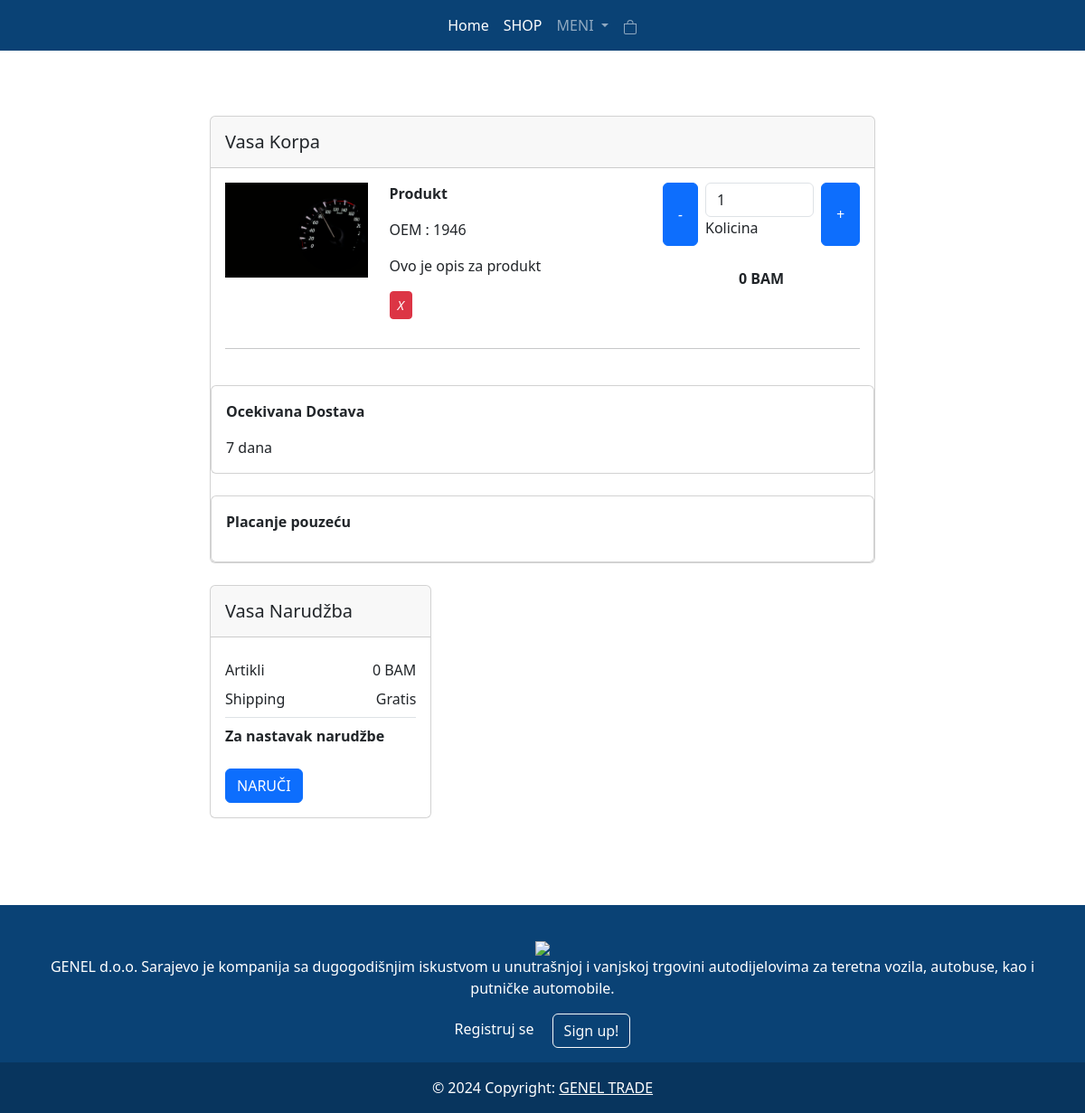
The app's page /cart/ (signed in) with its own data.
### main/models.py (models this page shows)
class CartItem(models.Model):
    cart = models.ForeignKey(Cart,on_delete=models.CASCADE)
    item = models.ForeignKey(Product,  on_delete=models.CASCADE)

class Product(models.Model):
    cat = (
        ("Retrovizori","Retrovizori"),
        ("Farovi","Farovi"),
        ("Stopke","Stopke"),
        ("Gabariti","Gabariti"),
        ("Masine za injektore","Masine za injektore"),
        ("Sijalice","Sijalice"),
        ("Semerinzi","Semerinzi"),
        ("Zracni jastuci","Zracni jastuci"),
        ("Kocioni sistemi","Kocioni sistemi"),
        ("Dizel program","Dizel program"),
        ("Zracni ventili i reparacije","Zracni ventili i reparacije"),
        ("Crijeva za vodu","Crijeva za vodu"),
        ("Karoserija","Karoserija"),
        ("Hidraulika","Hidraulika"),
        ("Kompresori zraka","Kompresori zraka"),
        ("Grijanje i hladjenje","Grijanje i hladjenje"),
        ("Filteri","Filteri"),
        ("Ulje i maziva","Ulje i maziva"),
        ("Setovi kvacila","Setovi kvacila"),
        ("Dijelovi diferencijala i reduktora","Dijelovi diferencijala i reduktora"),
        ("Spojnice i prikljucci","Spojnice i prikljucci")
    )
    name = models.CharField( max_length=150)
    description = models.CharField(max_length=250)
    price = models.IntegerField()
    category = models.CharField(max_length=125,choices=cat, default="Farovi")
    image = models.ImageField(upload_to="static/images/",default="static/images/genelthumb.jpg")
    oem = models.CharField(max_length=50,default="123")
    fabric = models.CharField(max_length=50,default="123")
    o = models.IntegerField(default=0)

### main/views.py (the view, shortened to what this page needs)
# urls.py: path("cart/",views.CartView.as_view(),name="cart"),
class CartView(View):
    suma = 0
    def get(self,request):
        cart = Cart.objects.filter(usr=request.user).first()
        items = CartItem.objects.filter(cart=cart)
        for i in items:
            self.suma = self.suma + i.item.price
        print(items)
        return render(request,"cart.html",{"items":items,"suma":self.suma})

### templates/cart.html (shortened to what this page needs)
{% extends 'base.html' %}
{%block main%}
<section class="h-100 gradient-custom">
    <div class="container py-5">
      <div class="row d-flex justify-content-center my-4">
        <div class="col-md-8">
          <div class="card mb-4">
            <div class="card-header py-3">
              <h5 class="mb-0">Vasa Korpa</h5>
            </div>
            {% for i in items%}
            <div class="card-body">
              <div class="row">
                <div class="col-lg-3 col-md-12 mb-4 mb-lg-0">
                  <div class="bg-image hover-overlay hover-zoom ripple rounded" data-mdb-ripple-color="light">
                    {%load static%}
                    <img src="{{i.item.image.url}}"
                      class="w-100" alt="alt" />
                  </div>
                </div>
                <div class="col-lg-5 col-md-6 mb-4 mb-lg-0">
                  <p><strong>{{i.item.name}}</strong></p>
                  <p>OEM : {{i.item.oem}}</p>
                  <p>{{i.item.description}}</p>
                  <form method="POST">
                  <button  type="submit" data-mdb-button-init data-mdb-ripple-init class="btn btn-danger btn-sm mb-2" data-mdb-tooltip-init
                    title="Move to the wish list">
                    <i class="fas fa-heart">X</i>
                  </button>
                </form>
                </div>
                <div class="col-lg-4 col-md-6 mb-4 mb-lg-0">
                  <div class="d-flex mb-4" style="max-width: 300px">
                    <button data-mdb-button-init data-mdb-ripple-init class="btn btn-primary px-3 me-2"
                      onclick="this.parentNode.querySelector('input[type=number]').stepDown()">
                      <i class="fas fa-minus">-</i>
                    </button>
                    <div data-mdb-input-init class="form-outline">
                      <input id="form1" min="0" name="quantity" value="1" type="number" class="form-control" />
                      <label class="form-label" for="form1">Kolicina</label>
                    </div>
                    <button data-mdb-button-init data-mdb-ripple-init class="btn btn-primary px-3 ms-2"
                      onclick="this.parentNode.querySelector('input[type=number]').stepUp()">
                      <i class="fas fa-plus">+</i>
                    </button>
                  </div>
                  <p class="text-start text-md-center">
                    <strong>{{i.item.price}} BAM</strong>
                  </p>
                </div>
              </div>
              {%endfor%}
              <hr class="my-4" />
          </div>
          <div class="card mb-4">
            <div class="card-body">
              <p><strong>Ocekivana Dostava</strong></p>
              <p class="mb-0">7 dana</p>
            </div>
          </div>
          <div class="card mb-4 mb-lg-0">
            <div class="card-body">
              <p><strong>Placanje pouzeću
              </strong></p>
            </div>
          </div>
        </div>
        <div class="col-md-4">
          <div class="card mb-4">
            <div class="card-header py-3">
              <h5 class="mb-0">Vasa Narudžba</h5>
            </div>
            <div class="card-body">
              <ul class="list-group list-group-flush">
                <li
                  class="list-group-item d-flex justify-content-between align-items-center border-0 px-0 pb-0">
                  Artikli
                  <span>{{suma}} BAM</span>
                </li>
                <li class="list-group-item d-flex justify-content-between align-items-center px-0">
                  Shipping
                  <span>Gratis</span>
                </li>
                <li
                  class="list-group-item d-flex justify-content-between align-items-center border-0 px-0 mb-3">
                  <div>
                    <strong>Za nastavak narudžbe</strong>
                  </div>
                </li>
              </ul>
<button type="button" class="btn btn-primary" data-bs-toggle="modal" data-bs-target="#exampleModal">
  NARUČI
</button>
            </div>
          </div>
        </div>
      </div>
    </div>
  </section>
{%endblock%}

### records on screen
CartItem: item.image (picture), item.name "Produkt", item.oem "1946", item.description "Ovo je opis za produkt", item.price "0"

### other values on screen
{{ suma }} "0"
